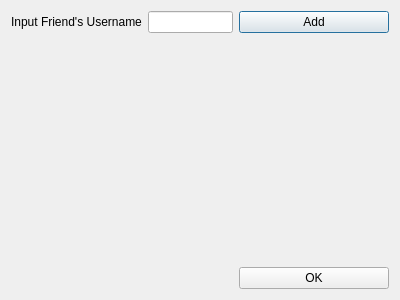
<?xml version="1.0" encoding="UTF-8"?>
<ui version="4.0">
 <class>DialogAddFriends</class>
 <widget class="QDialog" name="DialogAddFriends">
  <property name="geometry">
   <rect>
    <x>0</x>
    <y>0</y>
    <width>400</width>
    <height>300</height>
   </rect>
  </property>
  <property name="windowTitle">
   <string>Dialog</string>
  </property>
  <layout class="QVBoxLayout" name="verticalLayout">
   <item>
    <layout class="QHBoxLayout" name="horizontalLayout">
     <item>
      <widget class="QLabel" name="label">
       <property name="text">
        <string>Input Friend's Username</string>
       </property>
      </widget>
     </item>
     <item>
      <widget class="QLineEdit" name="lineFriendsUsername"/>
     </item>
     <item>
      <widget class="QPushButton" name="btnAddFriend">
       <property name="minimumSize">
        <size>
         <width>150</width>
         <height>0</height>
        </size>
       </property>
       <property name="maximumSize">
        <size>
         <width>150</width>
         <height>16777215</height>
        </size>
       </property>
       <property name="text">
        <string>Add</string>
       </property>
      </widget>
     </item>
    </layout>
   </item>
   <item>
    <widget class="QLabel" name="labelConsole">
     <property name="text">
      <string/>
     </property>
    </widget>
   </item>
   <item>
    <layout class="QHBoxLayout" name="horizontalLayout_2">
     <item>
      <spacer name="horizontalSpacer">
       <property name="orientation">
        <enum>Qt::Horizontal</enum>
       </property>
       <property name="sizeHint" stdset="0">
        <size>
         <width>40</width>
         <height>20</height>
        </size>
       </property>
      </spacer>
     </item>
     <item>
      <widget class="QPushButton" name="Ok">
       <property name="minimumSize">
        <size>
         <width>150</width>
         <height>0</height>
        </size>
       </property>
       <property name="maximumSize">
        <size>
         <width>150</width>
         <height>16777215</height>
        </size>
       </property>
       <property name="text">
        <string>OK</string>
       </property>
      </widget>
     </item>
    </layout>
   </item>
  </layout>
 </widget>
 <resources/>
 <connections/>
</ui>
